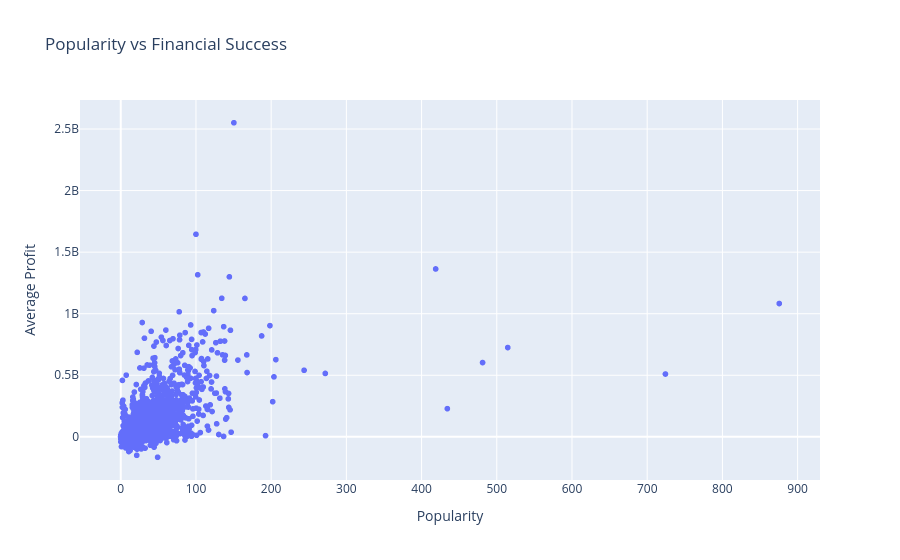

This figure's notebook cell:
### Markdown cell above
Question: Does movie popularity correlate with financial success?

### Code cell
# Your code . . .
fig =px.scatter(
    df,
    x="popularity",
    y="profit",
    title="Popularity vs Financial Success",
    labels={"popularity": "Popularity", "profit":"Average Profit"},
    hover_data=["title", "vote_average", "budget"]
)
fig.show()

### Figure 1 — Plotly figure (JSON) as saved in the notebook; plotly's stock layout.template omitted (floating-point values rounded to 4 significant figures; data arrays with more than 128 entries replaced by an {"elided": "..."} marker saying what was removed)
{"data": [{"customdata": {"elided": "4803x3 mixed values"}, "hovertemplate": "Popularity=%{x}<br>Average Profit=%{y}<br>title=%{customdata[0]}<br>vote_average=%{customdata[1]}<br>budget=%{customdata[2]}<extra></extra>", "legendgroup": "", "marker": {"color": "#636efa", "symbol": "circle"}, "mode": "markers", "name": "", "showlegend": false, "type": "scattergl", "x": {"elided": "4803 float values"}, "xaxis": "x", "y": {"elided": "4803 int values"}, "yaxis": "y"}], "layout": {"legend": {"tracegroupgap": 0}, "title": {"text": "Popularity vs Financial Success"}, "xaxis": {"anchor": "y", "domain": [0, 1], "title": {"text": "Popularity"}}, "yaxis": {"anchor": "x", "domain": [0, 1], "title": {"text": "Average Profit"}}}}
